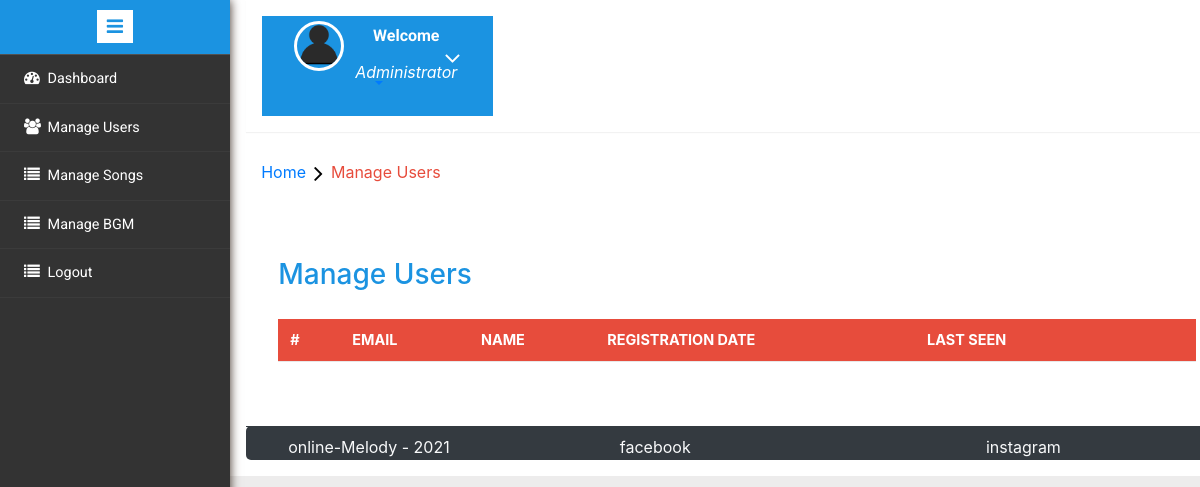
Before: /admin/manage-users.php (signed in) with the older database file.
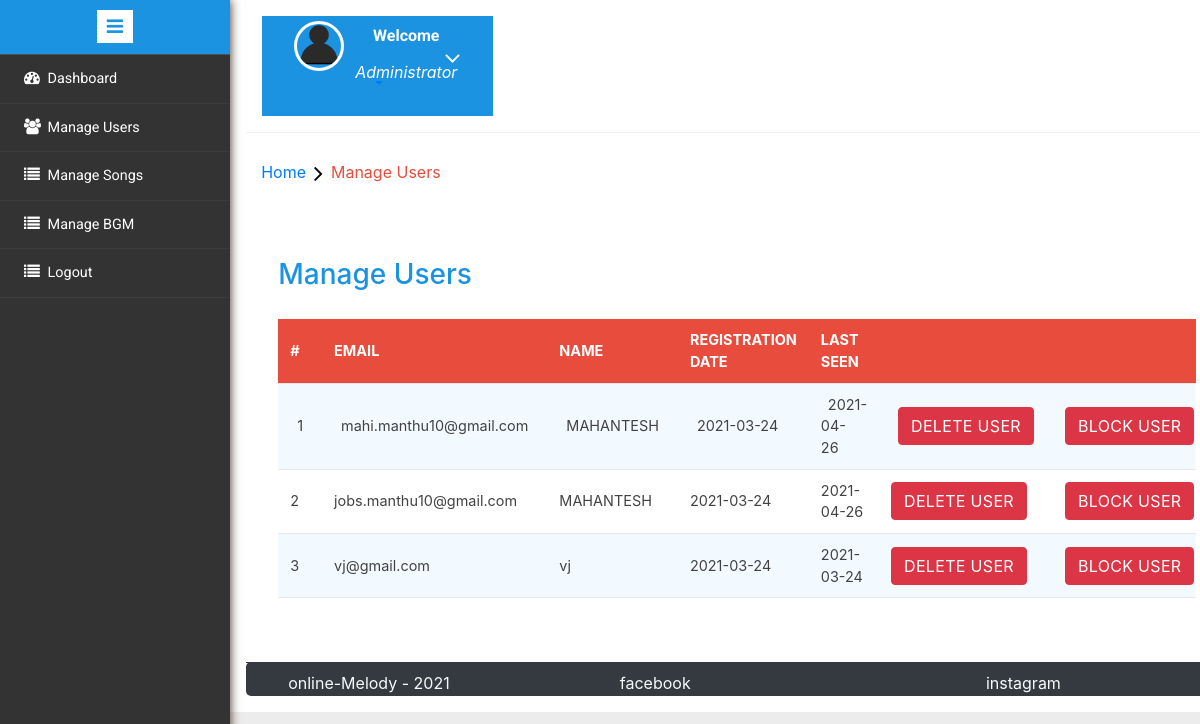
After: the same page with the newer database file.
### tables this page shows
CREATE TABLE `users` (
  `user_id` int(11) NOT NULL,
  `username` varchar(45) DEFAULT NULL,
  `password` text DEFAULT NULL,
  `first_name` varchar(45) DEFAULT NULL,
  `last_name` varchar(45) DEFAULT NULL,
  `reg_date` varchar(45) DEFAULT NULL,
  `last_seen` varchar(45) DEFAULT NULL,
  `photo` varchar(45) DEFAULT NULL,
  `verify` int(11) NOT NULL,
  `code` varchar(40) NOT NULL,
  `block_status` int(11) NOT NULL
);

### admin/manage-users.php (the view, shortened to what this page needs)
<?php
include('includes/db.php');
if (strlen($_SESSION['alogin']) == 0) {
	header('location:index.php');
} else {
?>
	<!DOCTYPE HTML>
	<html>
	<head>
		<link href="css/bootstrap.min.css" rel='stylesheet' type='text/css' />
		<link href="css/style.css" rel='stylesheet' type='text/css' />
		<link rel="stylesheet" href="css/morris.css" type="text/css" />
		<link href="css/font-awesome.css" rel="stylesheet">
		<link rel="stylesheet" type="text/css" href="css/table-style.css" />
		<link rel="stylesheet" type="text/css" href="css/basictable.css" />
		<link rel="stylesheet" href="https://maxcdn.bootstrapcdn.com/bootstrap/4.0.0/css/bootstrap.min.css">
		<link rel="stylesheet" href="css/icon-font.min.css" type='text/css' />
	</head>
	<body>
		<div class="page-container">
			<div class="left-content">
				<div class="mother-grid-inner">
					<?php include('./includes/header.php'); ?>
				</div>
				<ol class="breadcrumb">
					<li class="breadcrumb-item"><a href="index.html">Home</a><i class="fa fa-angle-right"></i>Manage Users</li>
				</ol>
				<div class="agile-grids">
					<div class="agile-tables">
						<div class="w3l-table-info">
							<h2>Manage Users</h2>
							<div class="table-responsive">
								<table id="table">
									<thead>
										<tr>
											<th>#</th>
											<th>Email</th>
											<th>Name</th>
											<th>Registration Date </th>
											<th>Last Seen</th>
											<th></th>
											<th></th>
										</tr>
									</thead>
									<tbody>
										<?php $sql = "SELECT * from users";
										$query = mysqli_query($conn, $sql);
										$cnt = 1;
										if (mysqli_num_rows($query) > 0) {
											while ($result = $query->fetch_assoc()) {				?>
												<tr>
													<td><?php echo htmlentities($cnt); ?></td>
													<td><?php echo htmlentities($result['username']); ?></td>
													<td><?php echo htmlentities($result['first_name']) . " " . htmlentities($result['last_name']); ?></td>
													<td><?php echo htmlentities($result['reg_date']); ?></td>
													<td><?php echo htmlentities($result['last_seen']); ?></td>
													<td><a href="delete.php?userid=<?php echo $result['user_id'] ?>" class="btn btn-danger">Delete User</a></td>
													<?php
													if ($result['block_status'] == 0) { ?>
														<td><a href="blockuser.php?user_id=<?php echo $result['user_id'] ?>&block=1"  class="btn btn-danger">Block User</a></td>
													<?php
													} else {
													?>
														<td><a href="blockuser.php?user_id=<?php echo $result['user_id'] ?>&block=0"  class="btn btn-danger">UnBlock User</a></td>
													<?php
													}
													?>
												</tr>
										<?php $cnt = $cnt + 1;
											}
										} ?>
									</tbody>
								</table>
							</div>
						</div>
					</div>
					<?php include('includes/footer.php'); ?>
			<?php include('includes/sidebarmenu.php'); ?>
	</body>
	</html>
<?php } ?>

### admin/includes/header.php (shortened to what this page needs)
<div class="header-main">
	<div class="profile_details w3l">
		<ul>
			<li class="dropdown profile_details_drop">
				<a href="#" class="dropdown-toggle" data-toggle="dropdown" aria-expanded="false">
					<div class="profile_img">
						<span class="prfil-img"><img src="images/User-icon.png" alt=""> </span>
						<div class="user-name">
							<p>Welcome</p>
							<span>Administrator</span>
						</div>
						<i class="fa fa-angle-down"></i>
						<div class="clearfix"></div>
					</div>
				</a>
			</li>
		</ul>
	</div>
	<div class="clearfix"> </div>
</div>

### files/footer.php
<div style="border-radius:5px" id="footer" class="bg-dark container">
	<footer class="border-top border-dark row  pt-2">
		<div class="col-md-3  text-center text-light">
			online-Melody - 2021
		</div>
		<div class="col-md-4  text-center text-light">
			<a href="https://www.facebook.com/" title="" class="text-light">facebook</a>
		</div>
		<div class="col-md-5  text-center text-light">
			<a href="https://www.instagram.com/" title="" class="text-light">instagram</a>
		</div>
		<div class="col-md-3 text-center">
		</div>
	</footer>
</div>
</body>
</html>

### admin/includes/sidebarmenu.php (shortened to what this page needs)
<div class="sidebar-menu">
	<header class="logo1">
		<a href="#" class="sidebar-icon"> <span class="fa fa-bars"></span> </a>
	</header>
	<div class="menu">
		<ul id="menu">
			<li><a href="dashboard.php"><i class="fa fa-tachometer"></i> <span>Dashboard</span>
				</a></li>
			<li id="menu-academico"><a href="manage-users.php"><i class="fa fa-users" aria-hidden="true"></i><span>Manage Users</span>
				</a></li>
			<li><a href="manage_songs.php"><i class="fa fa-list" aria-hidden="true"></i> <span>Manage Songs</span>
				</a></li>
			<li><a href="manage_karoke.php"><i class="fa fa-list" aria-hidden="true"></i> <span>Manage BGM</span>
				</a></li>
			<li><a href="logout.php"><i class="fa fa-list" aria-hidden="true"></i> <span>Logout</span>
				</a></li>
		</ul>
	</div>
</div>

### admin/css/table-style.css (style rules this page uses)
table { background: white; border-collapse: collapse; margin: 1.25em 0 0; width: 100%; }
table tr, table th, table td { border: none; border-bottom: 1px solid #e8e8e8; font-size: .95em; }
table th, table td { padding: 10px 12px; text-align: left; }
table th { background: #e74c3c; color: #fff; text-transform: uppercase; }
table tr td { background: #f3faff; color: #424242; }
table tr:nth-of-type(2n+2) td { background: #ffffff; }
table { width: 100%; }

Changed rows visible on the page:
added users: username "mahi.manthu10@gmail.com", first_name "MAHANTESH", reg_date "2021-03-24", last_seen "2021-04-26"
added users: username "jobs.manthu10@gmail.com", first_name "MAHANTESH", reg_date "2021-03-24", last_seen "2021-04-26"
added users: username "vj@gmail.com", first_name "vj", reg_date "2021-03-24", last_seen "2021-03-24"
